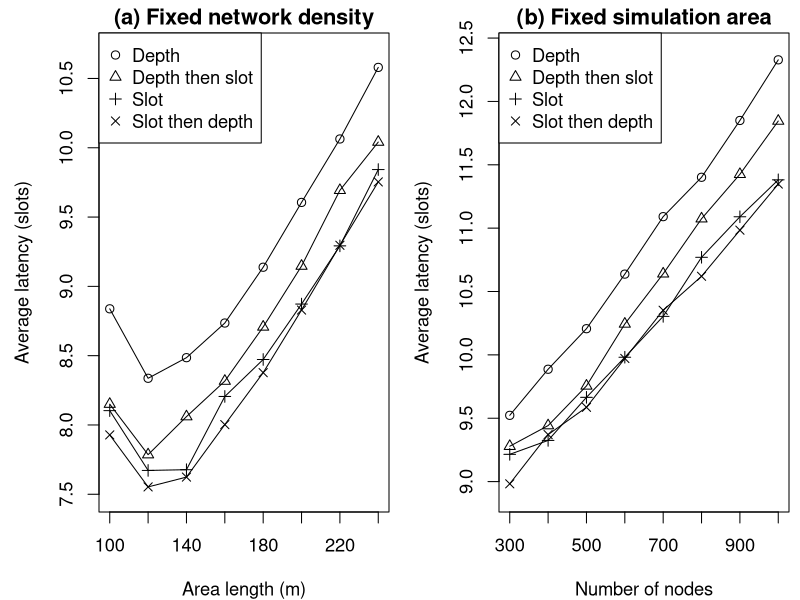

Generate this figure with R:
# D2VHU 

pdf("ZBS-par-pol.pdf", width=12, height=4, family="Times")
par(xpd=TRUE, mfrow=c(1,2), mar=c(4,4.5,1.5,0.5), cex=1.1) # margin: bottom left top right

#pdf("ZBS-par-pol.pdf", width=6, height=8, family="Times")
#par(xpd=TRUE, mfrow=c(2,1), mar=c(4,4.5,1.5,0.5), cex=1.1) # margin: bottom left top right

# fixed degree: use exp1.sh =======================================================================

area_l <- c(100, 120, 140, 160, 180, 200, 220, 240)

# PAR_POL_DEPTH
avg_lat <- c(8.838037, 8.336745, 8.485482, 8.735454, 9.138091, 9.605691, 10.063384, 10.579800)
avg_max_lat <- c(18.44, 17.14, 16.92, 17.29, 18.09, 18.65, 19.42, 20.76)
plot(area_l, avg_lat, type='o', pch=1, ylim=c(7.5,10.7),
	xlab='Area length (m)', ylab='Average latency (slots)', main='(a) Fixed network density')
legend('topleft', legend=c('Depth', 'Depth then slot', 'Slot', 'Slot then depth'), pch=c(1,2,3,4))

# PAR_POL_DEPTH_SLOT
avg_lat <- c(8.150194, 7.785741, 8.060103, 8.316581, 8.707242, 9.146581, 9.693088, 10.041181)
avg_max_lat <- c(16.69, 15.58, 15.84, 16.26, 17.07, 17.67, 18.60, 19.38)
lines(area_l, avg_lat, type='o', pch=2)

# PAR_POL_SLOT
avg_lat <- c(8.103438, 7.671895, 7.677255, 8.205648, 8.472386, 8.872275, 9.292247, 9.842714)
avg_max_lat <- c(15.78, 14.46, 14.56, 15.19, 15.82, 16.68, 17.45, 18.37)
lines(area_l, avg_lat, type='o', pch=3)

# PAR_POL_SLOT_DEPTH
avg_lat <- c(7.928209, 7.553087, 7.623915, 8.002494, 8.377339, 8.829048, 9.296258, 9.753569)
avg_max_lat <- c(15.37, 14.49, 14.43, 15.22, 15.92, 16.53, 17.35, 18.37)
lines(area_l, avg_lat, type='o', pch=4)

# increasing degree: use exp2.sh ==================================================================

num_FFD <- c(300, 400, 500, 600, 700, 800, 900, 1000)
 
# PAR_POL_DEPTH
avg_lat <- c(9.522748, 9.886576, 10.206525, 10.637270, 11.090729, 11.401455, 11.849753, 12.328218)
avg_max_lat <- c(18.45, 19.20, 19.99, 20.64, 21.58, 22.38, 23.37, 24.00)
plot(num_FFD, avg_lat, type='o', pch=1, ylim=c(8.9,12.4),
	xlab='Number of nodes', ylab='Average latency (slots)', main='(b) Fixed simulation area')
legend('topleft', legend=c('Depth', 'Depth then slot', 'Slot', 'Slot then depth'), pch=c(1,2,3,4))

# PAR_POL_DEPTH_SLOT
avg_lat <- c(9.278912, 9.441935, 9.754906, 10.243923, 10.639856, 11.074290, 11.425051, 11.845306)
avg_max_lat <- c(17.58, 18.12, 18.89, 19.67, 20.48, 21.29, 21.98, 22.96)
lines(num_FFD, avg_lat, type='o', pch=2)

# PAR_POL_SLOT
avg_lat <- c(9.215081, 9.325111, 9.664797, 9.981336, 10.303896, 10.769924, 11.089811, 11.381359)
avg_max_lat <- c(17.49, 17.83, 18.10, 18.86, 19.47, 20.38, 21.10, 21.51)
lines(num_FFD, avg_lat, type='o', pch=3)

# PAR_POL_SLOT_DEPTH
avg_lat <- c(8.982480, 9.370987, 9.586215, 9.971699, 10.351797, 10.620194, 10.984016, 11.348175)
avg_max_lat <- c(16.94, 17.63, 17.88, 18.93, 19.27, 19.91, 20.98, 21.41)
lines(num_FFD, avg_lat, type='o', pch=4)

dev.off()

